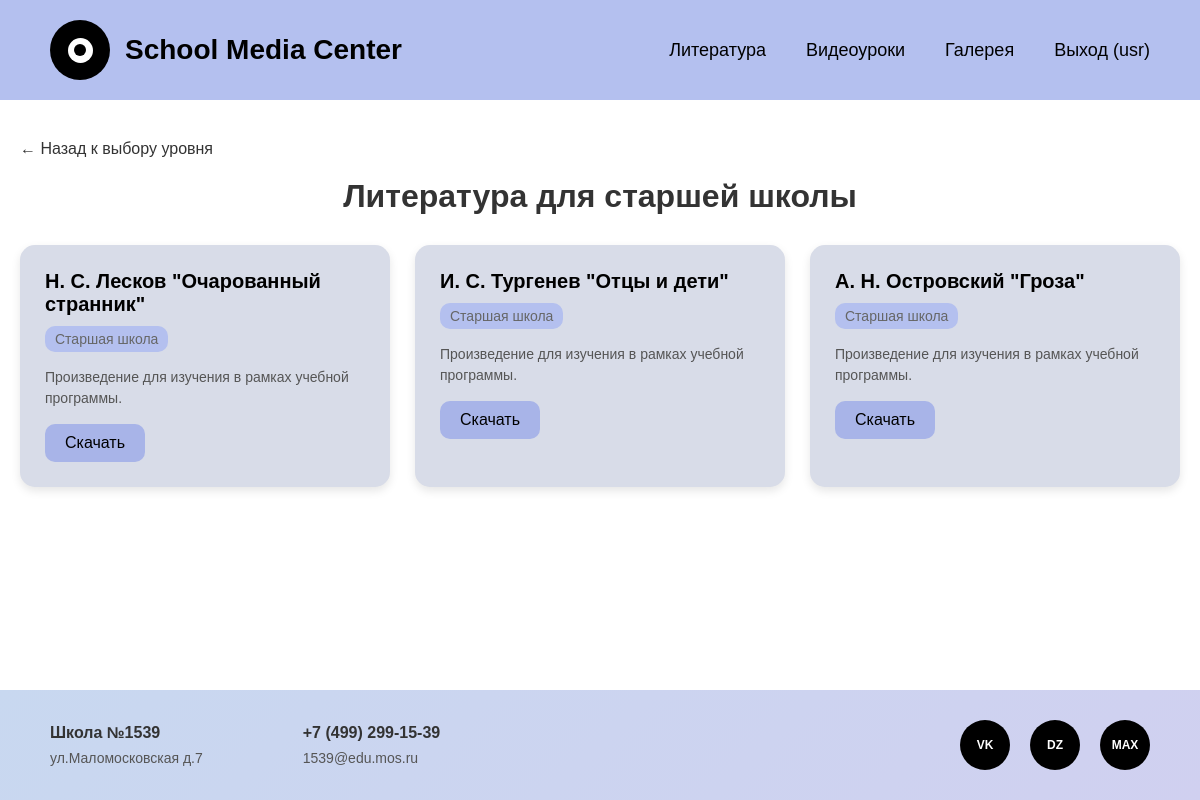
The app's page /literature/high/ (signed in) with its own data.
### media_center/models.py (models this page shows, shortened)
class User(AbstractUser):
    ROLES = [
        ('student', 'Ученик'),
        ('admin', 'Администратор'),
    ]
    role = models.CharField(max_length=10, choices=ROLES, default='student', verbose_name='Роль')
    class Meta:
        db_table = 'users'
        verbose_name = 'Пользователь'
        verbose_name_plural = 'Пользователи'

class Literature(models.Model):
    group = models.ForeignKey(SchoolClass, on_delete=models.CASCADE, related_name='literature', verbose_name='Класс')
    title = models.CharField(max_length=200, verbose_name='Название')
    file_url = models.URLField(verbose_name='Ссылка на файл')
    created_at = models.DateTimeField(auto_now_add=True)
    class Meta:
        db_table = 'literature'
        verbose_name = 'Литература'
        verbose_name_plural = 'Литература'
        ordering = ['-created_at']

class SchoolClass(models.Model):
    name = models.CharField(max_length=100, verbose_name='Название класса')
    class Meta:
        db_table = 'groups'
        verbose_name = 'Учебный класс'
        verbose_name_plural = 'Учебные классы'

### media_center/views.py (the view)
# urls.py: path('literature/<str:level>/', views.literature_list, name='literature_list'),
@login_required(login_url='media_center:login')
def literature_list(request, level):
    level_mapping = {
        'elementary': 'Младшая школа',
        'middle': 'Средняя школа',
        'high': 'Старшая школа'
    }
    level_names = {
        'elementary': 'младшей школы',
        'middle': 'средней школы',
        'high': 'старшей школы'
    }
    group_name = level_mapping.get(level)
    school_class = SchoolClass.objects.filter(name=group_name).first()
    if school_class:
        literature = Literature.objects.filter(group=school_class)
    else:
        literature = []
    context = get_context(request)
    context.update({
        'literature': literature,
        'level_name': level_names.get(level, ''),
        'level': level
    })
    return render(request, 'literature_list.html', context)

### media_center/views.py (called while the page is built)
def get_context(request):
    return {
        'school_name': 'Школа №1539',
        'address': 'ул.Маломосковская д.7',
        'phone': '+7 (499) 299-15-39',
        'email': '1539@edu.mos.ru',
        'is_authenticated': request.user.is_authenticated,
        'user': request.user if request.user.is_authenticated else None
    }

### media_center/templates/literature_list.html (shortened to what this page needs)
<!DOCTYPE html>
<html lang="ru">
<head>
</head>
<body>
    <header class="header">
        <div class="logo-container">
            <div class="logo"></div>
            <a href="{% url 'media_center:index' %}" class="logo-text">School Media Center</a>
        </div>
        <nav class="nav">
            <a href="{% url 'media_center:literature_levels' %}">Литература</a>
            <a href="{% url 'media_center:video_levels' %}">Видеоуроки</a>
            <a href="{% url 'media_center:gallery_folders' %}">Галерея</a>
            {% if user.is_authenticated %}
                <a href="{% url 'media_center:logout' %}">Выход ({{ user.username }})</a>
            {% else %}
                <a href="{% url 'media_center:login' %}">Вход</a>
            {% endif %}
        </nav>
    </header>
    <main class="main-content">
        <div class="literature-container">
            <a href="{% url 'media_center:literature_levels' %}" class="back-link">
                ← Назад к выбору уровня
            </a>
            <h1 class="literature-title">Литература для {{ level_name }}</h1>
            <div class="literature-grid">
                {% for item in literature %}
                <div class="literature-card">
                    <h3 class="literature-name">{{ item.title }}</h3>
                    <div class="literature-class">{{ item.group.name }}</div>
                    <p class="literature-description">Произведение для изучения в рамках учебной программы.</p>
                    <a href="{{ item.file_url }}" class="download-btn" target="_blank">Скачать</a>
                </div>
                {% empty %}
                <div style="grid-column: 1 / -1; text-align: center; padding: 40px;">
                    <p style="font-size: 18px; color: #666;">Для этого уровня пока нет доступной литературы.</p>
                </div>
                {% endfor %}
            </div>
        </div>
    </main>
    <footer class="footer">
        <div class="footer-info">
            <div class="footer-block">
                <h3>{{ school_name }}</h3>
                <p>{{ address }}</p>
            </div>
            <div class="footer-block">
                <h3>{{ phone }}</h3>
                <p>{{ email }}</p>
            </div>
        </div>
        <div class="social-icons">
            <a href="#" class="social-icon" title="VK">VK</a>
            <a href="#" class="social-icon" title="Dzen">DZ</a>
            <a href="#" class="social-icon" title="Max">MAX</a>
        </div>
    </footer>
</body>
</html>

### media_center/templates/literature_list.html (style rules this page uses)
* { margin: 0; padding: 0; box-sizing: border-box; }
body { font-family: Arial, sans-serif; background-color: #ffffff; min-height: 100vh; display: flex; flex-direction: column; }
.header { background: #B4C0EF; padding: 20px 50px; display: flex; justify-content: space-between; align-items: center; }
.logo-container { display: flex; align-items: center; gap: 15px; }
.logo { width: 60px; height: 60px; background-color: #000; border-radius: 50%; display: flex; align-items: center; justify-content: center; position: relative; }
.logo::before { content: ''; width: 25px; height: 25px; background-color: #fff; border-radius: 50%; position: absolute; }
.logo::after { content: ''; width: 12px; height: 12px; background-color: #000; border-radius: 50%; position: absolute; }
.logo-text { font-size: 28px; font-weight: bold; color: #000; text-decoration: none; }
.nav { display: flex; gap: 40px; }
.nav a { color: #000; text-decoration: none; font-size: 18px; font-weight: 500; transition: opacity 0.3s; }
.main-content { flex: 1; padding: 40px 20px; background-color: #FFFFFF; }
.literature-container { max-width: 1200px; margin: 0 auto; }
.back-link { display: inline-flex; align-items: center; gap: 8px; margin-bottom: 20px; color: #333; text-decoration: none; font-size: 16px; transition: color 0.3s; }
.literature-title { font-size: 32px; margin-bottom: 30px; color: #333; text-align: center; }
.literature-grid { display: grid; grid-template-columns: repeat(auto-fill, minmax(300px, 1fr)); gap: 25px; margin-bottom: 50px; }
.literature-card { background-color: #D8DCE8; border-radius: 15px; padding: 25px; transition: transform 0.3s, background-color 0.3s; box-shadow: 0 4px 10px rgba(0, 0, 0, 0.1); }
.literature-name { font-size: 20px; font-weight: bold; margin-bottom: 10px; color: #000; }
.literature-class { font-size: 14px; color: #666; margin-bottom: 15px; padding: 5px 10px; background-color: #B4C0EF; border-radius: 10px; display: inline-block; }
.literature-description { font-size: 14px; color: #555; line-height: 1.5; margin-bottom: 15px; }
.download-btn { display: inline-block; padding: 10px 20px; background-color: #A8B4E8; color: #000; text-decoration: none; border-radius: 10px; font-weight: 500; transition: background-color 0.3s; }
.footer { background: linear-gradient(135deg, #c8d8f0 0%, #d0d0f0 100%); padding: 30px 50px; display: flex; justify-content: space-between; align-items: center; }
.footer-info { display: flex; gap: 100px; }
.footer-block h3 { font-size: 16px; font-weight: bold; margin-bottom: 8px; color: #333; }
.footer-block p { font-size: 14px; color: #555; }
.social-icons { display: flex; gap: 20px; }
.social-icon { width: 50px; height: 50px; background-color: #000; border-radius: 50%; display: flex; align-items: center; justify-content: center; color: #fff; font-weight: bold; text-decoration: none; transition: transform 0.3s; font-size: 12px; }

### records on screen
User: username "usr"
Literature: title "Н. С. Лесков \"Очарованный странник\"", group.name "Старшая школа"
Literature: title "И. С. Тургенев \"Отцы и дети\"", group.name "Старшая школа"
Literature: title "А. Н. Островский \"Гроза\"", group.name "Старшая школа"

### other values on screen
{{ level_name }} "старшей школы"
{{ school_name }} "Школа №1539"
{{ address }} "ул.Маломосковская д.7"
{{ phone }} "+7 (499) 299-15-39"
{{ email }} "1539@edu.mos.ru"
